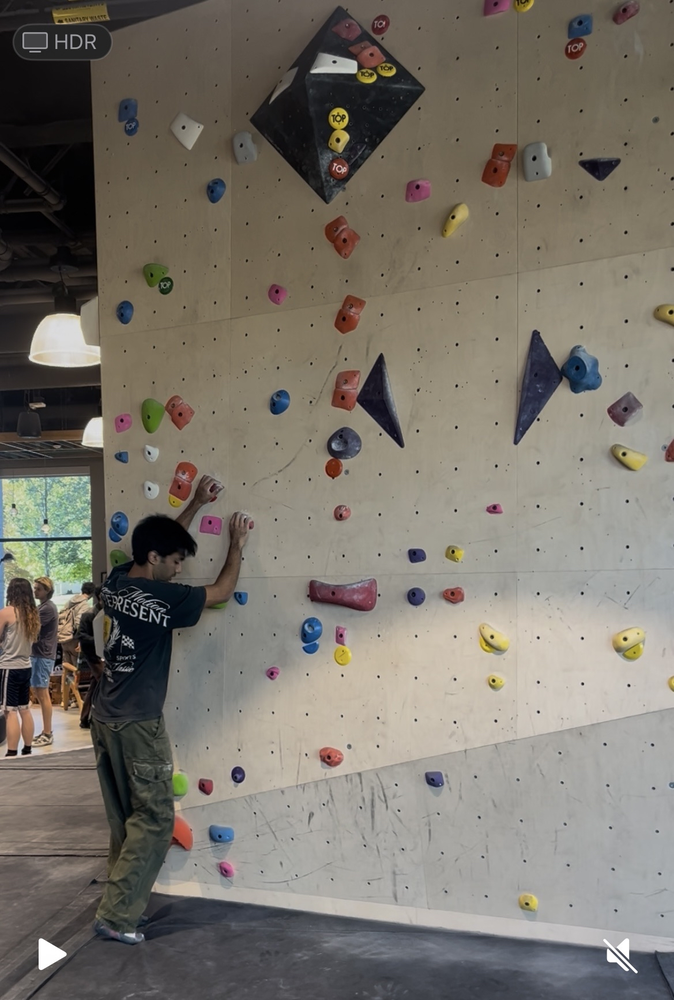
#> input picture images/IMG_2746.png, 674 x 1000 px, shrunk from 1169 x 1734 before the run
$ python denoise.py
#> lines starting #> are read from the running program, lines starting #| are printed output that depends on the picture
import cv2
import numpy as np

# Load the image
img = cv2.imread("./images/IMG_2746.png")
#> img is the input picture: shape (1000, 674, 3); mean B, G, R 106.7, 115.5, 120.8

# 1. Convert to LAB (helps preserve edges while denoising color)
lab = cv2.cvtColor(img, cv2.COLOR_BGR2LAB)
#> lab: shape (1000, 674, 3); mean of channels 0, 1, 2 122.7, 128.7, 133.6
l, a, b = cv2.split(lab)
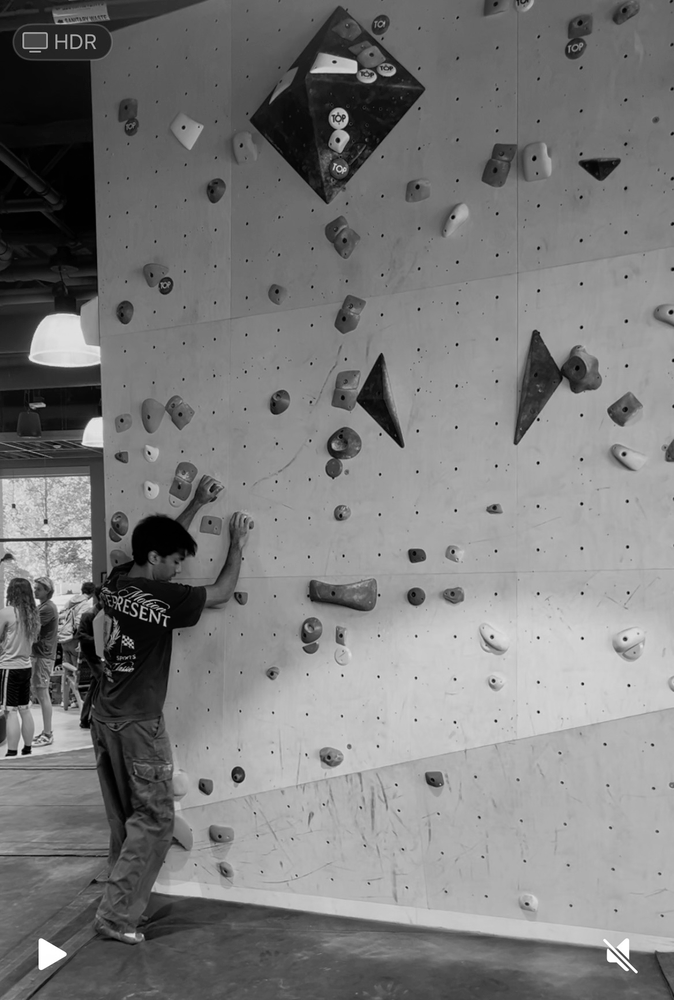
#> l: shape (1000, 674); min 0, max 255, mean 122.7
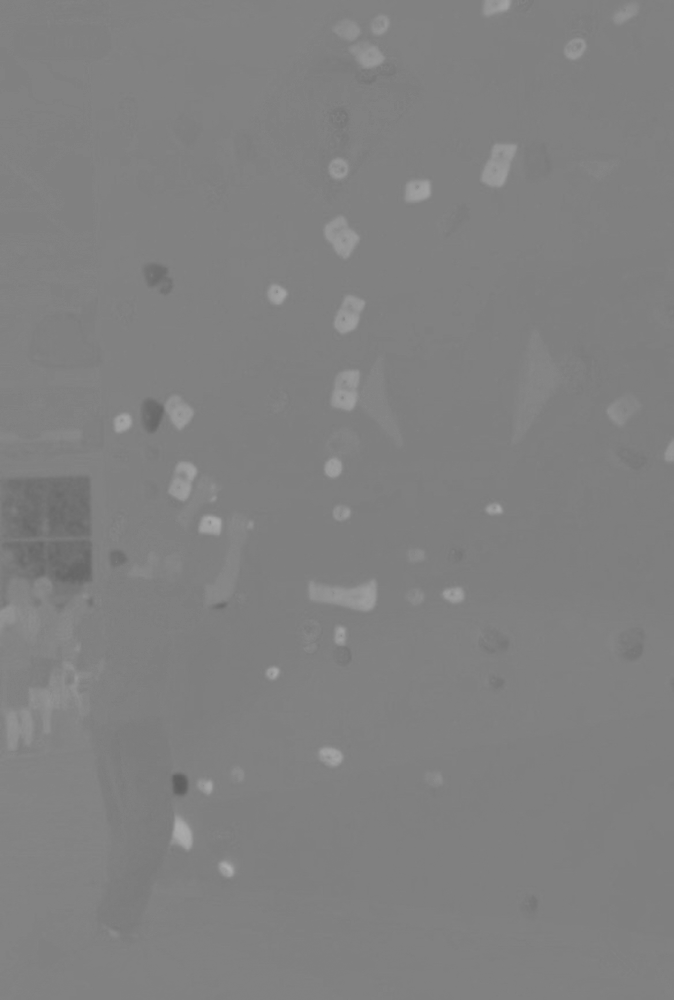
#> a: shape (1000, 674); min 94, max 174, mean 128.7
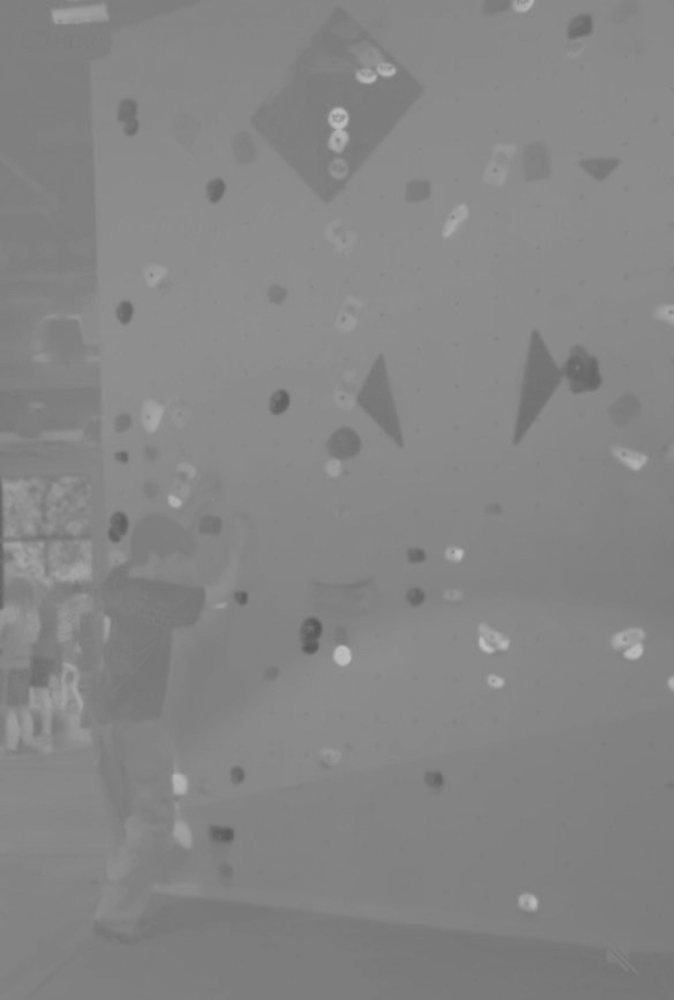
#> b: shape (1000, 674); min 87, max 191, mean 133.6

# 2. Denoise the lightness channel strongly
l_denoised = cv2.fastNlMeansDenoising(l, None, h=30, templateWindowSize=7, searchWindowSize=21)

# 3. Denoise the color channels more heavily
a_denoised = cv2.fastNlMeansDenoising(a, None, h=50, templateWindowSize=7, searchWindowSize=21)
b_denoised = cv2.fastNlMeansDenoising(b, None, h=50, templateWindowSize=7, searchWindowSize=21)

# 4. Merge back and convert to BGR
lab_denoised = cv2.merge((l_denoised, a_denoised, b_denoised))
#> lab_denoised: shape (1000, 674, 3); mean of channels 0, 1, 2 123, 128.7, 133.6
img_denoised = cv2.cvtColor(lab_denoised, cv2.COLOR_LAB2BGR)
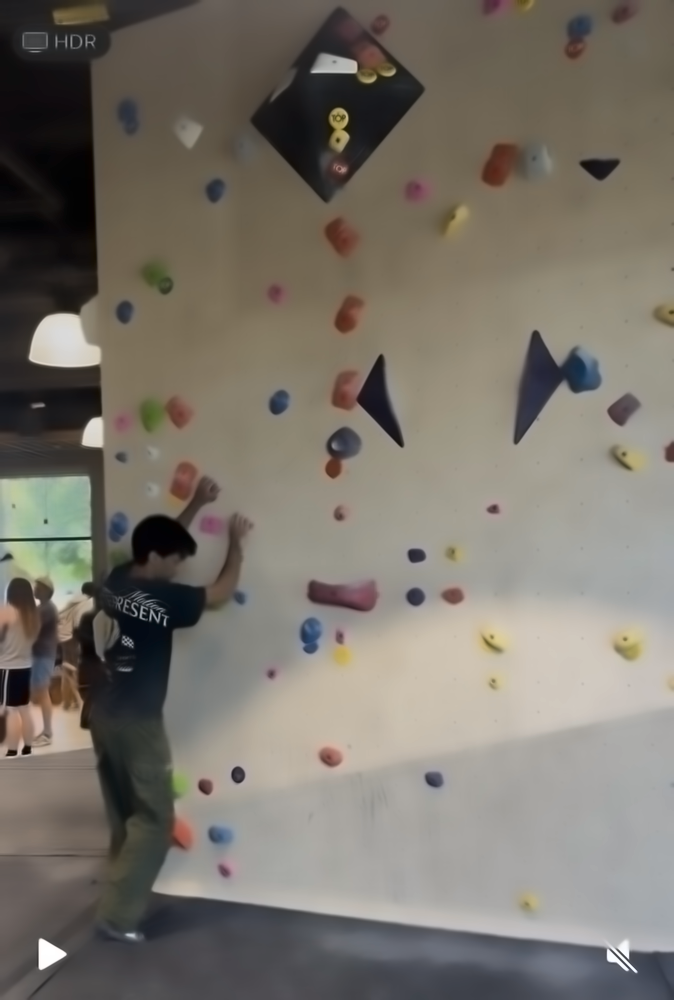
#> img_denoised: shape (1000, 674, 3); mean B, G, R 107, 115.8, 121.4

# 5. Optional: Apply bilateral filter for additional smoothing while preserving edges
img_denoised = cv2.bilateralFilter(img_denoised, d=15, sigmaColor=75, sigmaSpace=75)

# Save the denoised image
cv2.imwrite("climbing_wall_super_denoised.jpg", img_denoised)
print("✅ Saved heavily denoised image as climbing_wall_denoised.jpg")

$ run again, with images/IMG_2748.png copied over images/IMG_2746.png
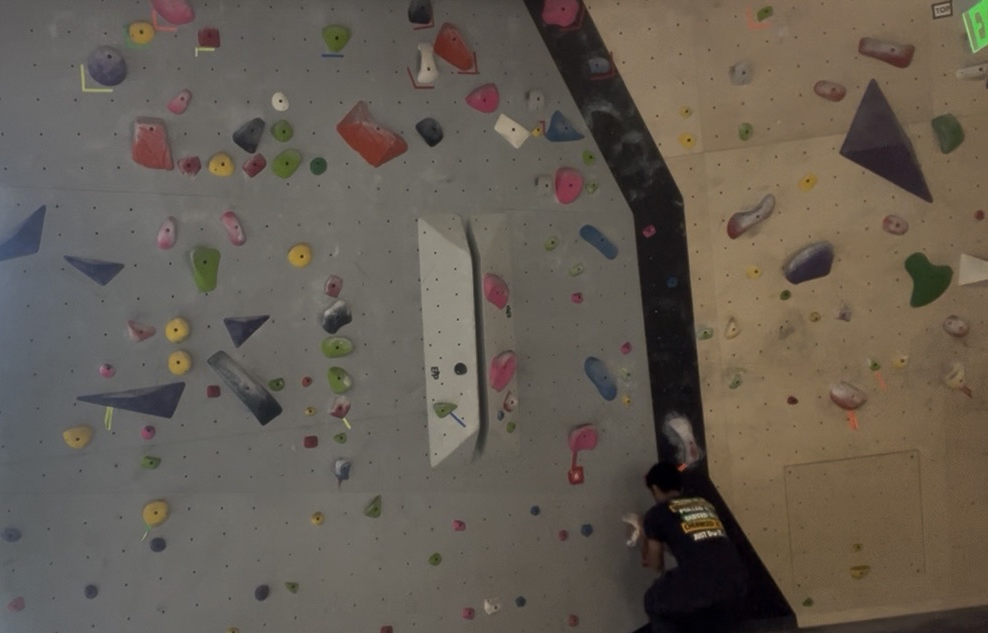
#> input picture images/IMG_2748.png, 988 x 633 px
#> img is the input picture: shape (633, 988, 3); mean B, G, R 82.1, 92.2, 100.2
#> lab: shape (633, 988, 3); mean of channels 0, 1, 2 100.6, 129.6, 134.9
#> `l, a, b = cv2.split(lab)`:
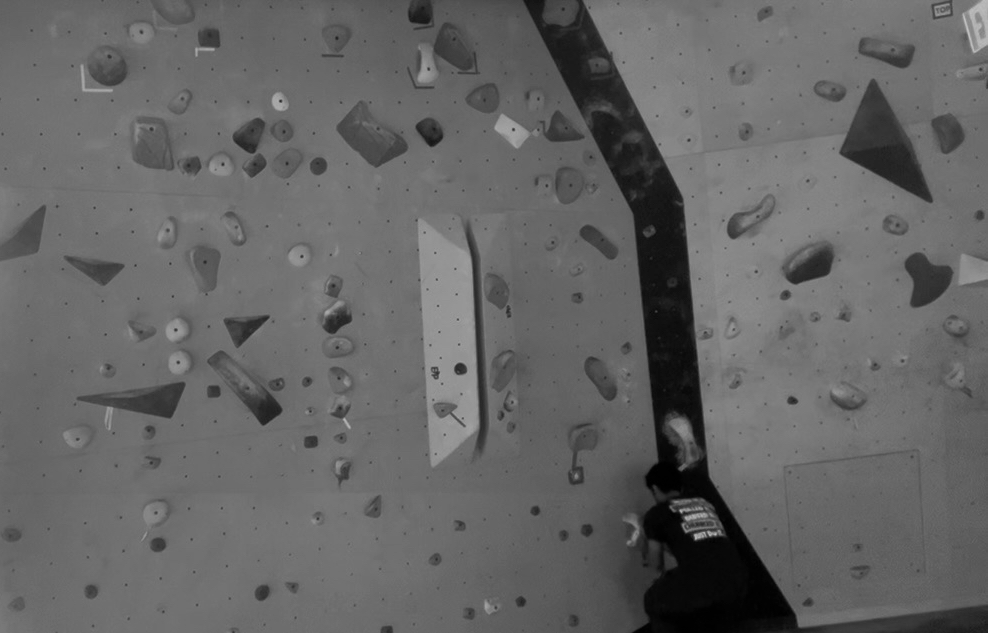
#> l: shape (633, 988); min 0, max 195, mean 100.6
#> `l, a, b = cv2.split(lab)`:
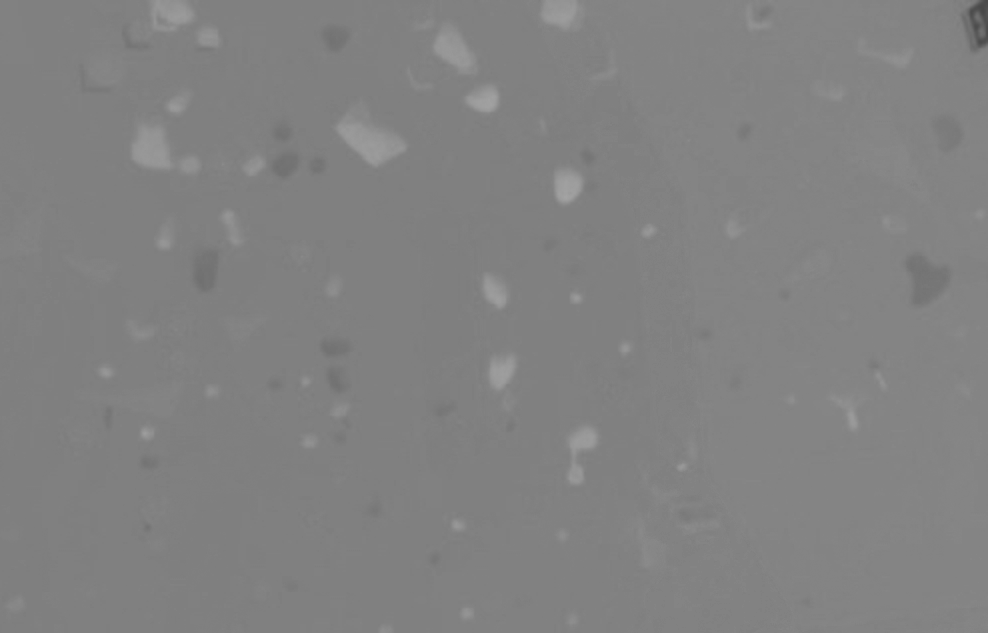
#> a: shape (633, 988); min 73, max 163, mean 129.6
#> lab_denoised: shape (633, 988, 3); mean of channels 0, 1, 2 100.8, 129.6, 134.9
